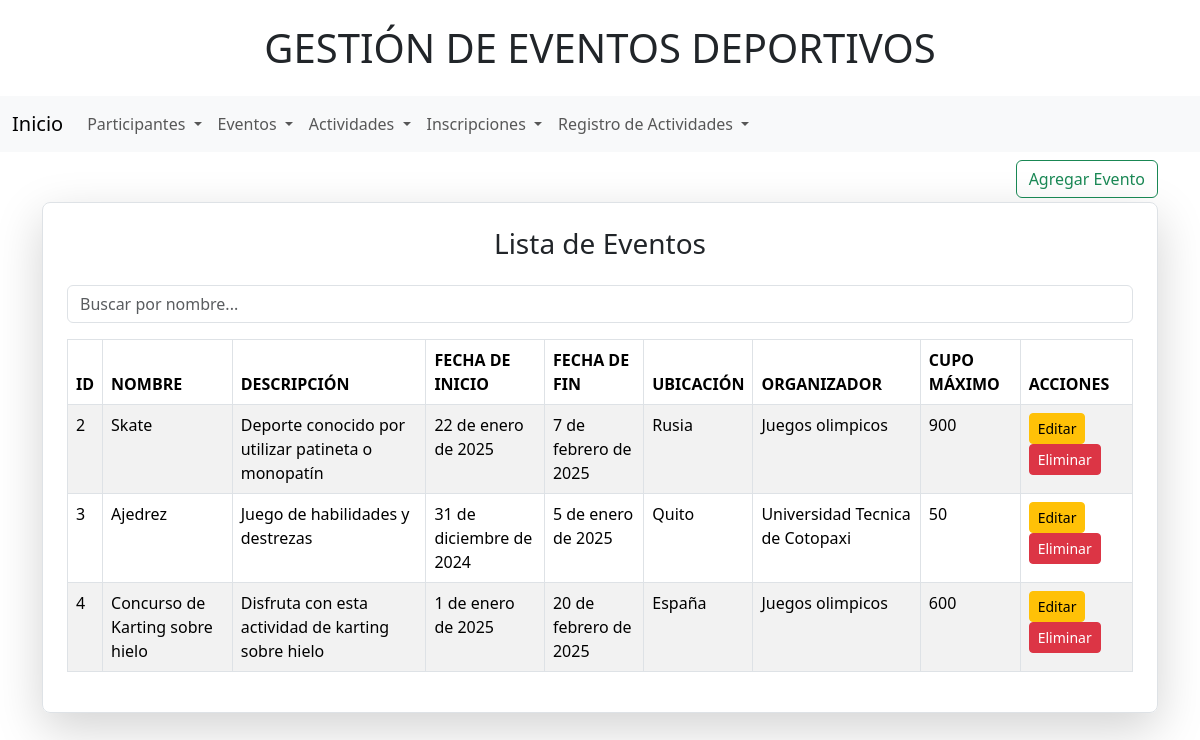
Screenshot of /listadoEventos/ with the database file from the repository.
### Aplicaciones/Gestiones/models.py (models this page shows, shortened)
class Evento(models.Model):
    id = models.AutoField(primary_key=True)
    nombre = models.CharField(max_length=200)
    descripcion = models.TextField()
    fecha_inicio = models.DateField()
    fecha_fin = models.DateField()
    ubicacion = models.CharField(max_length=200)
    organizador = models.CharField(max_length=100)
    cupo_maximo = models.PositiveIntegerField(default=0)

### Aplicaciones/Gestiones/views.py (the view)
# urls.py: path('listadoEventos/', views.listadoEventos),  # Listado de eventos
def listadoEventos(request):
    eventos = Evento.objects.all()
    return render(request, 'listadoEventos.html', {'eventos': eventos})

### Aplicaciones/Gestiones/templates/listadoEventos.html (shortened to what this page needs)
{% extends "./plantilla.html" %}
{% block contenido %}
<div class="container mt-2">
    <div class="card-body text-end">
        <a href="/nuevoEvento/" class="btn btn-outline-success mb-1">Agregar Evento</a>
    </div>
    <div class="border p-4 rounded-3 shadow-lg">
        <h3 class="mb-4 text-center">Lista de Eventos</h3>
        <div class="mb-3">
            <input type="text" id="searchInput" class="form-control" placeholder="Buscar por nombre..." onkeyup="filterTable()">
        </div>
        <table class="table table-bordered table-striped table-hover" id="eventsTable">
            <thead>
                <tr>
                    <th>ID</th>
                    <th>NOMBRE</th>
                    <th>DESCRIPCIÓN</th>
                    <th>FECHA DE INICIO</th>
                    <th>FECHA DE FIN</th>
                    <th>UBICACIÓN</th>
                    <th>ORGANIZADOR</th>
                    <th>CUPO MÁXIMO</th>
                    <th>ACCIONES</th>
                </tr>
            </thead>
            <tbody>
                {% for evento in eventos %}
                    <tr>
                        <td>{{ evento.id }}</td>
                        <td>{{ evento.nombre }}</td>
                        <td>{{ evento.descripcion }}</td>
                        <td>{{ evento.fecha_inicio }}</td>
                        <td>{{ evento.fecha_fin }}</td>
                        <td>{{ evento.ubicacion }}</td>
                        <td>{{ evento.organizador }}</td>
                        <td>{{ evento.cupo_maximo }}</td>
                        <td>
                            <a href="/editarEvento/{{ evento.id }}" class="btn btn-warning btn-sm me-2">Editar</a>
                            <a href="/eliminarEvento/{{ evento.id }}" class="btn btn-danger btn-sm">Eliminar</a>
                        </td>
                    </tr>
                {% endfor %}
            </tbody>
        </table>
    </div>
</div>
{% endblock %}

### rows the page displays
Evento: id "2", nombre "Skate", descripcion "Deporte conocido por utilizar patineta o monopatín", fecha_inicio "22 de enero de 2025", fecha_fin "7 de febrero de 2025", ubicacion "Rusia", organizador "Juegos olimpicos", cupo_maximo "900"
Evento: id "3", nombre "Ajedrez", descripcion "Juego de habilidades y destrezas", fecha_inicio "31 de diciembre de 2024", fecha_fin "5 de enero de 2025", ubicacion "Quito", organizador "Universidad Tecnica de Cotopaxi", cupo_maximo "50"
Evento: id "4", nombre "Concurso de Karting sobre hielo", descripcion "Disfruta con esta actividad de karting sobre hielo", fecha_inicio "1 de enero de 2025", fecha_fin "20 de febrero de 2025", ubicacion "España", organizador "Juegos olimpicos", cupo_maximo "600"
